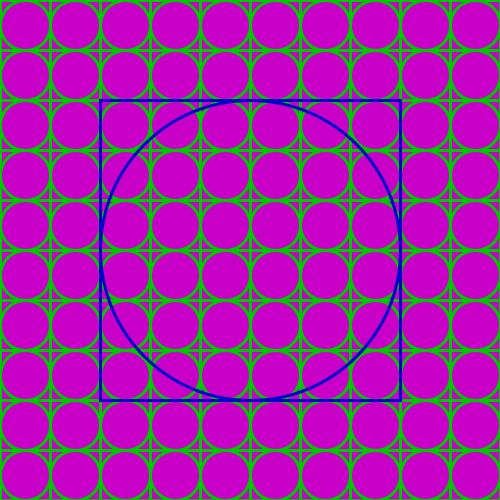
Frame 1 (no input)
Frame 60 (the mouse pressed at the canvas centre just before this capture): identical to frame 1, image omitted
Frame 120 (the mouse held since frame 60 and released just before this capture): identical to frame 1, image omitted

The Processing sketch that drew this single still picture (run headless with seeded random() and noise(); from frame 60 on, the mouse is pressed at the canvas centre):

// Processing sketch: test2
// ── test2.pde
/* @author Petrangolini Paolo 
 * @name Circle&Square
 * @description simple example of ellipseMode and rectMode 
 * with for circle
*/
void setup(){

  size(500,500);
  
}

void draw(){

  background(200,0,200);
  
  rectMode(CORNER);
  ellipseMode(CORNER);
  
  // draw background pattern
  for(int r=0;r<=width;r+=50){
  
    for(int c=0;c<=height;c+=50){
     strokeWeight(3);
     stroke(0,200,0);
     noFill();
  
    ellipse(c,r,50,50);
    rect(c,r,50,50);
  
    }
  }
  
  //draw in the middle of window 
  rectMode(CENTER);
  ellipseMode(CENTER);
  
  strokeWeight(3);
  stroke(0,0,200);
  noFill();
  
  ellipse(width/2,height/2,300,300);
  rect(width/2,height/2,300,300);
  
}
